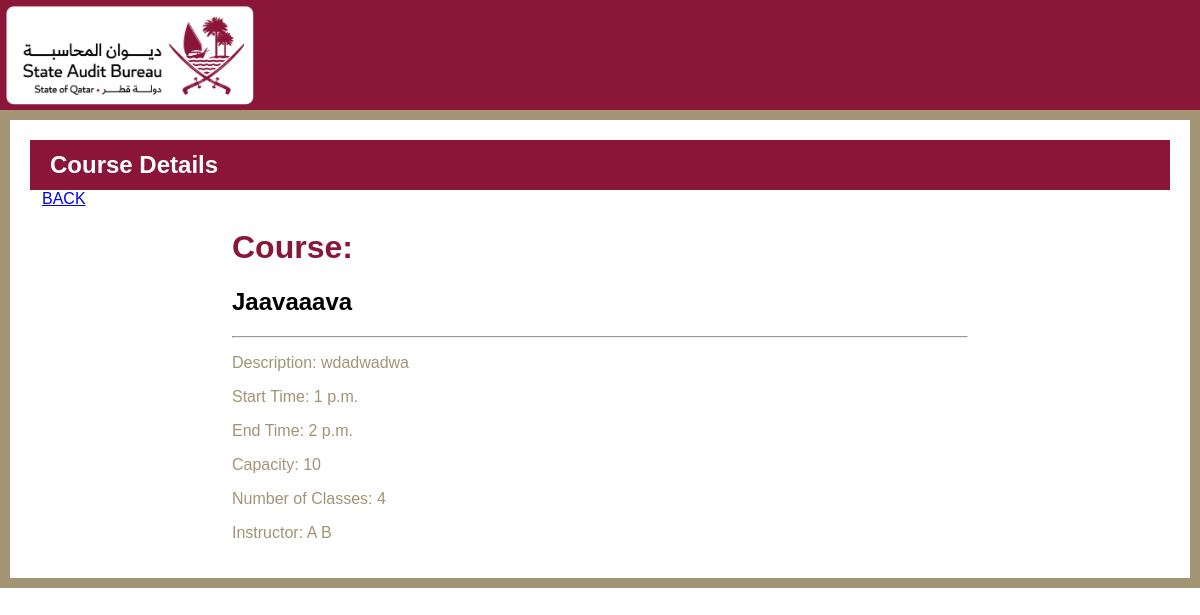
Page /course/2/ on the earlier database version.
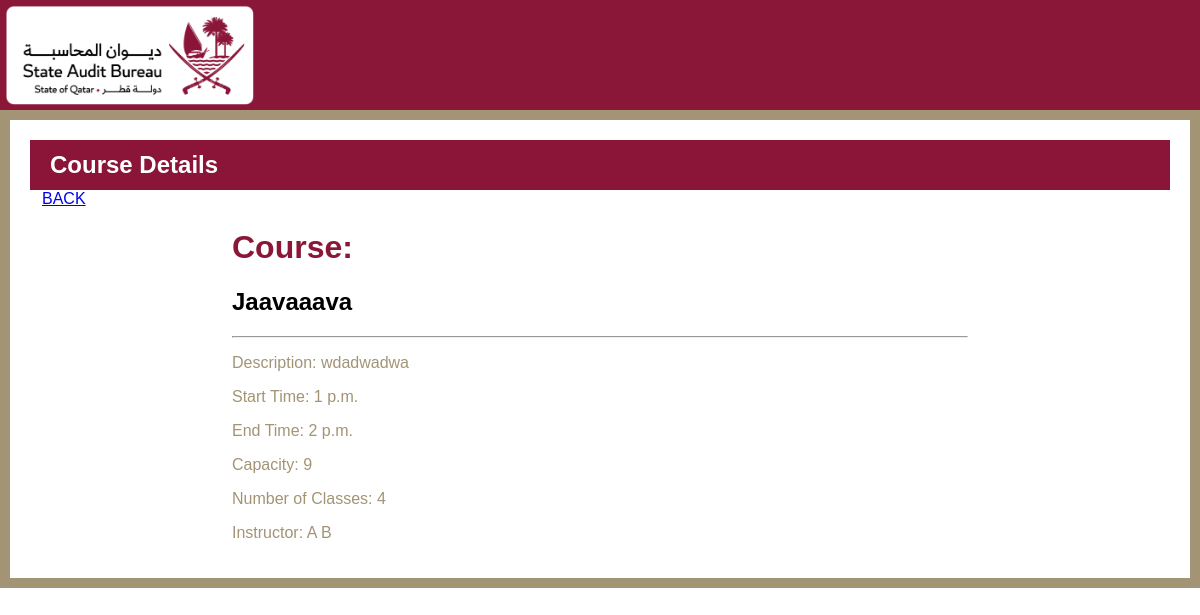
Same page on the later database version.
### base/models.py (models this page shows)
class Course(models.Model):
    name = models.CharField(max_length=100)
    description = models.TextField()
    start_time = models.TimeField()
    end_time = models.TimeField()
    capacity = models.PositiveIntegerField()
    number_of_classes = models.PositiveIntegerField()
    instructor = models.ForeignKey(Instructor, on_delete=models.CASCADE)
    current_session = models.IntegerField()
    start_date = models.DateField(auto_now_add=True)
    end_date = models.DateField(null=True)
    def __str__(self):
        return self.name

class Instructor(models.Model):
     id = models.AutoField(primary_key=True)
     first_name = models.CharField(max_length=255)
     last_name = models.CharField(max_length=255)
     email = models.EmailField(max_length=156)
     phone = models.CharField(max_length= 20)
     def __str__(self):
          return self.first_name + " " + self.last_name

### base/views.py (the view)
# urls.py: path('course/<int:pk>/', CourseDetail.as_view(), name="course"),
class CourseDetail(DetailView):
    model = Course
    template_name = 'base/admin_dashboard/course_detail.html'
    context_object_name = 'course'

### base/templates/base/admin_dashboard/course_detail.html (shortened to what this page needs)
{% load static %}
<!DOCTYPE html>
<html>
   <head>
      <link rel="stylesheet" href="https://cdnjs.cloudflare.com/ajax/libs/font-awesome/6.3.0/css/all.min.css" />
	    <link rel="stylesheet" href="https://cdnjs.cloudflare.com/ajax/libs/bootstrap/5.3.0-alpha1/css/bootstrap-grid.min.css" />
    <link rel="stylesheet" href="{% static 'css/reg_style.css' %}">
</head>
   <body>
    <div class="header">
      <div class="logo">
         <img src="{% static 'img/primary-rgb-state-audit-bureau-1@2x.png' %}" alt="Logo">
        </div>
    </div>
    <div class="gold-border container-fluid">
      <div class="maroon-bar">
        <h2>Course Details</h2>
      </div>
      <div class="container">
        <div class="row justify-content-center">
          <a href="{% url 'courses' %}">BACK</a>
          <div class="col-md-8">
            <div class="card">
              <div class="card-header">
                <h1 style="color:#8A1738" > Course:</h1>
                <h2 style="color:#000">{{course}}</h2>
                <hr/>
              </div>
              <div class="card-body" >
                <p> Description: {{course.description}}</p>
                <p> Start Time: {{course.start_time}}</p>
                <p> End Time: {{course.end_time}}</p>
                <p> Capacity: {{course.capacity}}</p>
                <p> Number of Classes: {{course.number_of_classes}}</p>
                <p> Instructor: {{course.instructor}}</p>
              </div>
            </div>
          </div>
        </div>
      </div>
    </div>
</body>
</html>

Differences in the rows shown:
changed Course "Jaavaaava": capacity "10" → "9"
